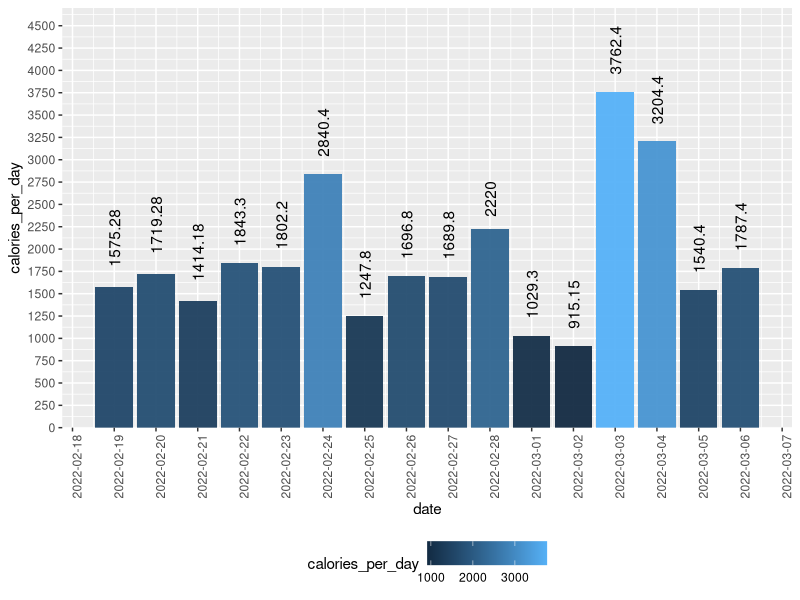
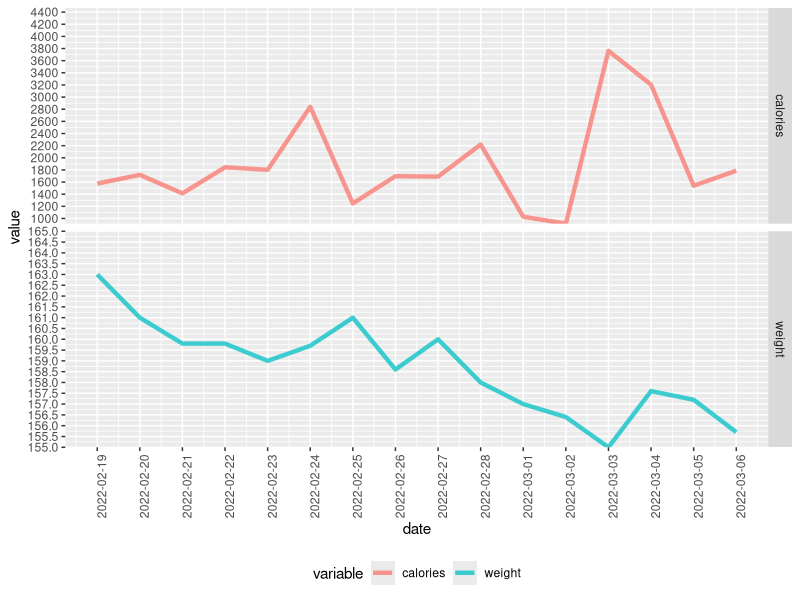

The R source for these figures, in order:
## ---- chunk 1
knitr::opts_chunk$set(echo = FALSE, fig.height = 15, fig.width = 10)
## ---- chunk 2
dataset <- data.table::fread("./calorie-tracker.csv")

dataset <- na.omit(dataset, cols = "date")
## ---- chunk 3
dataset[, date := as.Date(as.character(date), format = "%Y%m%d")]
## ---- chunk 4
dataset[, .(calories_per_day = sum(Calories)), by = date] |>
	ggplot2::ggplot(ggplot2::aes(x = date, y = calories_per_day, fill = calories_per_day)) +
	ggplot2::geom_bar(stat = "identity", alpha = 0.95) +
	# ggplot2::geom_text(ggplot2::aes(label = calories_per_day), position = ggplot2::position_dodge(width = 0.9), angle = 90, hjust = -0.25) + 
	ggplot2::geom_text(ggplot2::aes(label = calories_per_day, hjust = -0.35), angle = 90) +
	ggplot2::scale_y_continuous(expand = ggplot2::expansion(mult = c(0, .25)), n.breaks = 20) +
	ggplot2::scale_x_date(date_breaks = "1 day", date_labels = "%Y-%m-%d") +
	ggplot2::theme(legend.position = "bottom", axis.text.x = ggplot2::element_text(angle = 90, vjust = 1, hjust = 1))
## ---- chunk 5
dataset[, .(calories = sum(Calories), weight = unique(weight)), by = date] |>
	data.table::melt(id.vars = "date") |>
	ggplot2::ggplot(ggplot2::aes(x = date, y = value, group = variable, colour = variable)) +
	ggplot2::geom_line(size = 1.5, alpha = 0.75) +
	ggplot2::scale_x_date(date_breaks = "1 day", date_labels = "%Y-%m-%d") +
	ggplot2::scale_y_continuous(expand = ggplot2::expansion(mult = c(0, .25)), n.breaks = 20) +
	ggplot2::facet_grid(variable ~ ., scales = "free") +
	ggplot2::theme(legend.position = "bottom", axis.text.x = ggplot2::element_text(angle = 90, vjust = 1, hjust = 1))
